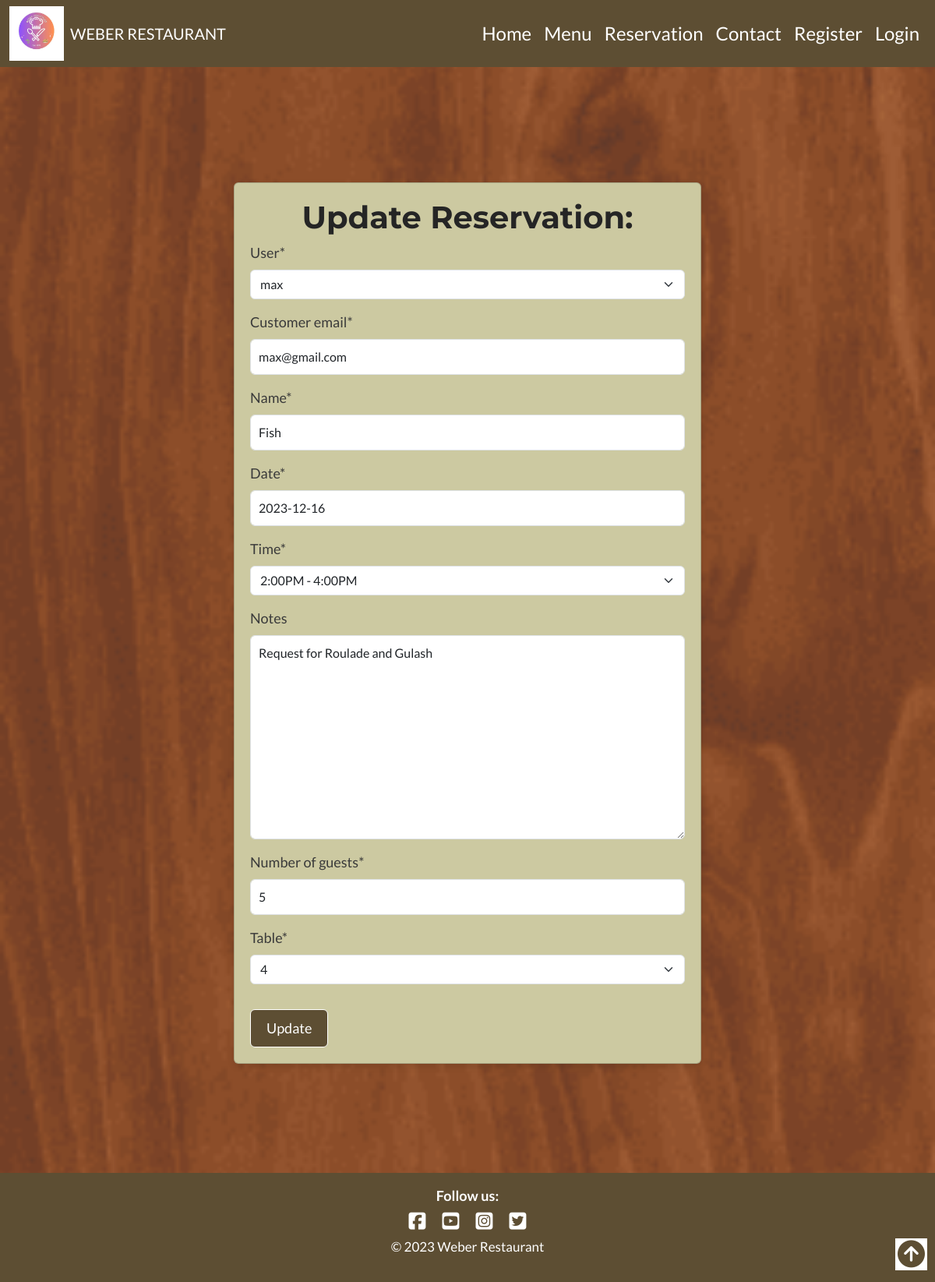
The app's page /20/edit/, older data.
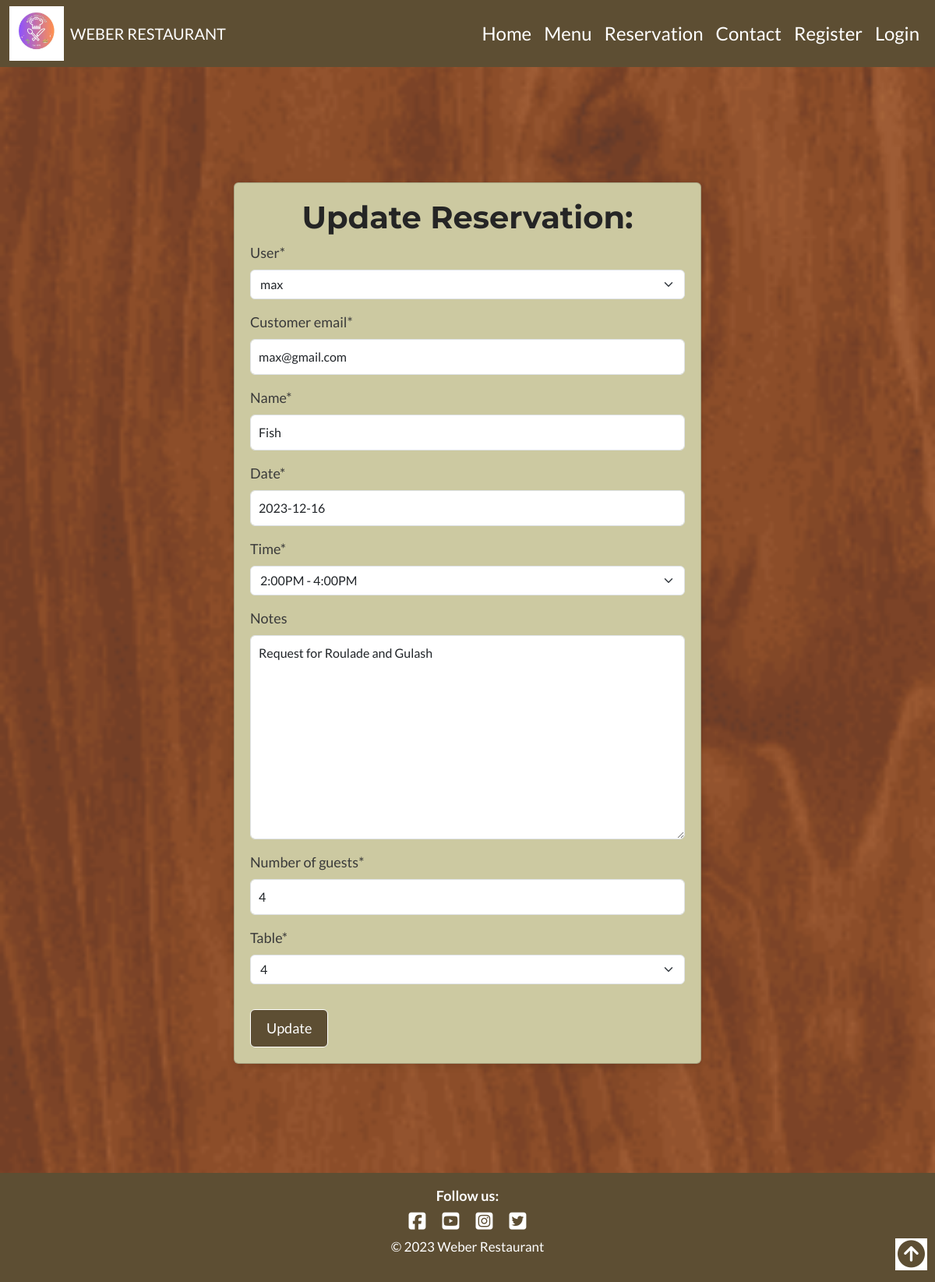
The same page, newer data.
### reservations/models.py (models this page shows, shortened)
class Reservations(models.Model):
    user = models.ForeignKey(User, on_delete=models.CASCADE)
    name = models.CharField(max_length=100)
    customer_email = models.EmailField(max_length=150)
    date = models.DateField()
    time = models.IntegerField(choices=RESERVATION_TIME, default=1)
    notes = models.TextField(null=True, blank=True) # This is not a required field
    table = models.ForeignKey('Table', on_delete=models.CASCADE)
    number_of_guests = models.IntegerField()
    created = models.DateTimeField(auto_now_add=True)

### reservations/views.py (the view)
# urls.py: path('<int:pk>/edit/', Reservation_Edit_View.as_view(), name="reservation_edit"),
class Reservation_Edit_View(SuccessMessageMixin, UpdateView):
    model = Reservations
    template_name = "reservation_edit.html"
    fields = ['user', 'customer_email','name', 'date', 'time', 'notes', 'number_of_guests', 'table']
    success_url = reverse_lazy("reservation_list")
    success_message = "Reservation Updated Successful"

### reservations/models.py (called while the page is built)
    def __str__(self):
        return str(self.table_number)

### templates/reservation_edit.html
{% extends "base.html" %}
{% load crispy_forms_tags %}
{% block content %}
<div class="wrapper">
    <div class="container w-50 card card-body mt-5" style="background-color: #CCC9A1; margin-bottom: 40px;" id="signin">
      <h2 class="text-center">Update Reservation:</h2>
<form action="" method="post">{% csrf_token %}
  {{ form|crispy }}
  <button class="btn btn-success mt-3 w-20 text-center" type="submit">Update</button>
  </form>
    </div>
</div>
{% endblock  %}

Row changes from the older to the newer data that the page shows:
changed Reservations "max": number_of_guests "5" → "4"
